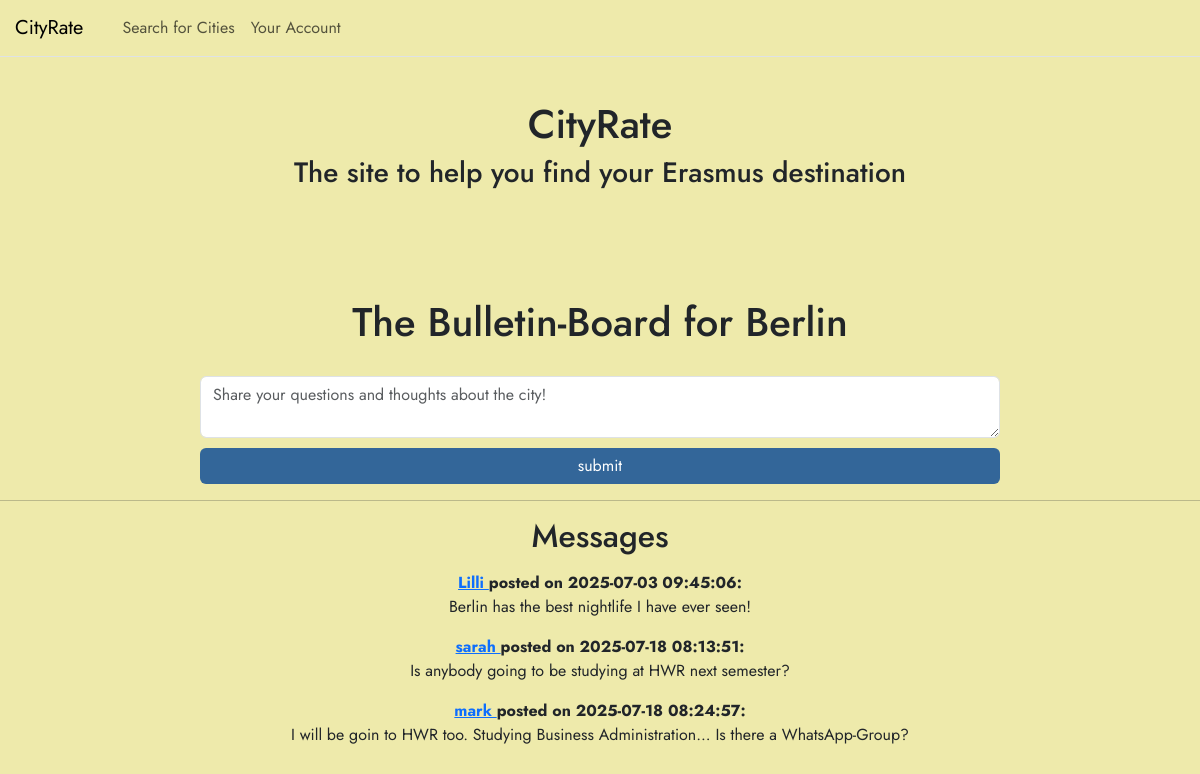
The app's page /bulletin/Berlin (signed in) with its own data.
### tables this page shows
CREATE TABLE city (
    name TEXT PRIMARY KEY NOT NULL,
    description TEXT NOT NULL,
    image_path TEXT
);

CREATE TABLE bulletin(
    bulletin_id INTEGER PRIMARY KEY AUTOINCREMENT,
    city_name TEXT NOT NULL,
    username TEXT NOT NULL,
    message TEXT NOT NULL,
    bulletin_time TIMESTAMP DEFAULT CURRENT_TIMESTAMP,
    FOREIGN KEY(city_name) REFERENCES city(name),
    FOREIGN KEY(username) REFERENCES user(username)
);

### app.py (the view, shortened to what this page needs)
@app.route('/bulletin/<city_name>', methods=['GET', 'POST'])
@login_required #nur für eingeloggte user
def bulletin(city_name):
    db_con = get_db_con()
    form = BulletinForm() #Instanz von BulletinForm
    city = db_con.execute(
        'SELECT * FROM city WHERE LOWER(name) = LOWER(?)',
        (city_name.lower(),)
    ).fetchone()
    if city is None:
        return "City not found", 404
    messages = db_con.execute('SELECT * FROM bulletin WHERE city_name = ?',(city['name'],)).fetchall()
    if request.args.get('json') is not None:
        messages_list = []
        for msg in messages:
            messages_list = [dict(msg) for msg in messages]
        return messages_list #returned Datenstruktur, wird von Flask automatisch 'jsonified'
    return render_template('bulletin.html', city=city, form=form, messages=messages) #city, form und messages an template übergeben

### forms.py
class BulletinForm(FlaskForm):
    message = TextAreaField(validators=[InputRequired(), Length(min=10, max=700)])
    submitMessage = SubmitField('submit') #Button für Bestätigung

### app.py (called while the page is built)
@login_manager.user_loader #Flask-Login decorator, um eingeloggten Benutzer zu laden
def load_user(user_id):
    return User.get(user_id) #User mit ID wird aus Datenbank geholt

    @staticmethod
    def get(user_id):
        db_con = get_db_con()
        getuser = db_con.execute(
            'SELECT * FROM user WHERE id = ?', (user_id,)).fetchone()
        if getuser:
            return User(id=getuser['id'],username= getuser['username'], password=getuser['password'] )
        return None

### db.py (called while the page is built)
def get_db_con(pragma_foreign_keys = True):
    if 'db_con' not in g:
        g.db_con = sqlite3.connect(
            current_app.config['DATABASE'],
            detect_types=sqlite3.PARSE_DECLTYPES
        )
        g.db_con.row_factory = sqlite3.Row
        if pragma_foreign_keys:
            g.db_con.execute('PRAGMA foreign_keys = ON;')
    return g.db_con

def close_db_con(e=None):
    db_con = g.pop('db_con', None)
    if db_con is not None:
        db_con.close()

### templates/bulletin.html (shortened to what this page needs)
{% from 'bootstrap5/nav.html' import render_nav_item %}
<!DOCTYPE html>
<html>
<head>
    {{ bootstrap.load_css() }}
<link rel="stylesheet" href="{{ url_for('static', filename='css/style.css') }}">
</head>
<body>
  <nav class="navbar navbar-expand-xl border-bottom mb-3 fixed-top">
        <div class="container-fluid px-0">
            <a class="navbar-brand" href="{{ url_for('home') }}"  style ="padding-left: 15px;" >CityRate</a>
            <div class="collapse navbar-collapse" id="menu">
    <ul class="navbar-nav me-auto mb-2 mb-lg-0" style="padding-left: 15px;">
        {{ render_nav_item('search', 'Search for Cities') }}
        {{ render_nav_item('profile', 'Your Account') }}
    </ul>
</div>
        </div>
    </nav>
    <header>
        <h1>CityRate</h1>
        <h3>The site to help you find your Erasmus destination</h3>
    </header>
    <main>
     <h1> The Bulletin-Board for {{ city['name'] }}</h1>
    <form method="POST" action="{{ url_for('bulletin',city_name=city.name) }}" style="display: flex; flex-direction: column; justify-content: center; gap: 10px; margin-top: 30px; margin-left: 200px; margin-right: 200px">
    {{ form.message(class="form-control", placeholder="Share your questions and thoughts about the city!") }}
    {{ form.submitMessage(class="btn btn-primary custom-button1") }}
    </form>
    <hr>
    <h2> Messages </h2>
    {% for msg in messages %}
        <div class="card-text mt-3">
            <b> <a href="{{url_for('user', username=msg['username']) }}">
            {{ msg['username']}} </a>
            posted on {{ msg['bulletin_time']}}: </b>
            <p>{{ msg['message']}}</p>
        </div>
    {% else %}
        <p>No messages yet. Be the first to post!</p>
    {% endfor %}
    </main>
</body>
</html>

### static/css/style.css (style rules this page uses)
h1, h2, h3, h4, h5, h6 { text-align: center; }
body { padding-top: 100px; background-color: #EEEAAB; font-family: 'Jost', sans-serif; }
main { background-color: #EEEAAB; font-family: 'Jost', sans-serif; text-align: center; padding-top: 100px; }
nav.navbar { background-color: #EEEAAB; opacity: 1; }
.custom-button1 { background-color: #336699; color: white; border: none; }

### records on screen
city: name "Berlin"
bulletin: username "Lilli", bulletin_time "2025-07-03 09:45:06", message "Berlin has the best nightlife I have ever seen!"
bulletin: username "sarah", bulletin_time "2025-07-18 08:13:51", message "Is anybody going to be studying at HWR next semester?"
bulletin: username "mark", bulletin_time "2025-07-18 08:24:57", message "I will be goin to HWR too. Studying Business Administration... Is there a WhatsApp-Group?"

### other values on screen
{{ render_nav_item('search', 'Search for Cities') }} "Search for Cities"
{{ render_nav_item('profile', 'Your Account') }} "Your Account"
